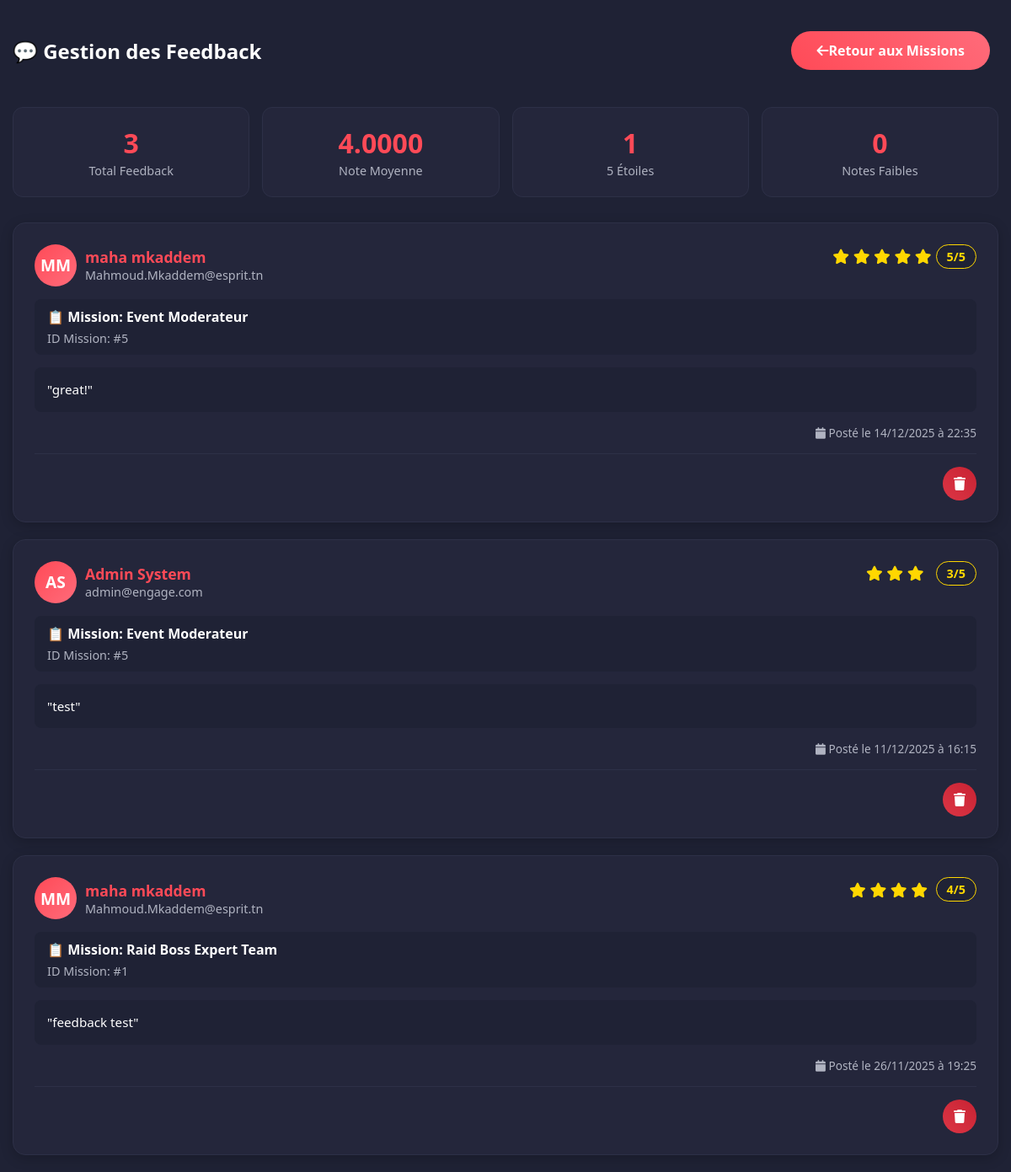
The app's page /view/backoffice/feedback/feedbackliste.php, older data.
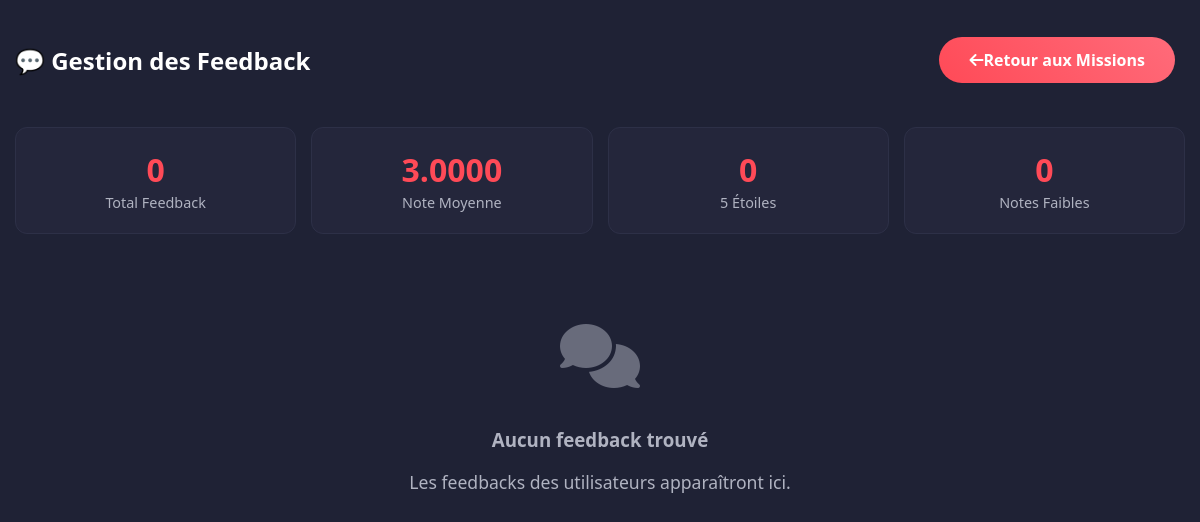
The same page, newer data.
### tables this page shows
CREATE TABLE `feedback` (
  `id` int(11) NOT NULL,
  `id_mission` int(11) NOT NULL,
  `id_utilisateur` int(11) NOT NULL,
  `rating` tinyint(1) NOT NULL CHECK (`rating` >= 1 and `rating` <= 5),
  `commentaire` text DEFAULT NULL,
  `date_feedback` timestamp NOT NULL DEFAULT current_timestamp(),
  `created_at` timestamp NOT NULL DEFAULT current_timestamp(),
  `updated_at` timestamp NOT NULL DEFAULT current_timestamp() ON UPDATE current_timestamp()
);

CREATE TABLE `utilisateur` (
  `id_util` int(11) NOT NULL,
  `prenom` varchar(100) NOT NULL,
  `nom` varchar(100) NOT NULL,
  `dt_naiss` date DEFAULT NULL,
  `mail` varchar(150) NOT NULL,
  `num` varchar(20) DEFAULT NULL,
  `mdp` varchar(255) NOT NULL,
  `typee` enum('admin','client') NOT NULL DEFAULT 'client',
  `q1` varchar(255) DEFAULT NULL,
  `rp1` varchar(255) DEFAULT NULL,
  `q2` varchar(255) DEFAULT NULL,
  `rp2` varchar(255) DEFAULT NULL,
  `auth` varchar(20) DEFAULT 'desactive',
  `img` varchar(255) DEFAULT NULL,
  `face` text DEFAULT NULL COMMENT 'Face.js descriptor for facial recognition',
  `created_at` timestamp NOT NULL DEFAULT current_timestamp()
);

CREATE TABLE `missions` (
  `id` int(11) NOT NULL,
  `titre` varchar(255) NOT NULL,
  `jeu` varchar(100) NOT NULL,
  `theme` varchar(100) DEFAULT NULL,
  `niveau_difficulte` enum('Facile','Moyen','Difficile','Expert') DEFAULT 'Moyen',
  `description` text NOT NULL,
  `competences_requises` text DEFAULT NULL,
  `salaire_propose` decimal(10,2) DEFAULT NULL,
  `duree_estimee` varchar(100) DEFAULT NULL,
  `nombre_places` int(11) NOT NULL DEFAULT 1,
  `date_creation` timestamp NOT NULL DEFAULT current_timestamp(),
  `date_debut` date DEFAULT NULL,
  `date_fin` date DEFAULT NULL,
  `statut` enum('Ouverte','Fermee','En_cours','Terminee') NOT NULL DEFAULT 'Ouverte',
  `createur_id` int(11) DEFAULT NULL,
  `partenaire_id` int(11) DEFAULT NULL
);

### db_config.php (called while the page is built, shortened)
<?php
if (!class_exists('config')) {
    class config
    {
        public static function getConnexion()
        {
            $host = "localhost";
            $db   = "projetweb3";
            $user = "root";
            $pass = "";
            $dsn = "mysql:host=$host;dbname=$db;charset=utf8";
            try {
                $pdo = new PDO($dsn, $user, $pass);
                $pdo->setAttribute(PDO::ATTR_ERRMODE, PDO::ERRMODE_EXCEPTION);
                return $pdo;
            } catch (PDOException $e) {
                die("Erreur de connexion : " . $e->getMessage());
            }
        }
    }
}

### controller/feedbackcontroller.php (called while the page is built, shortened)
<?php
require_once __DIR__ . '/../db_config.php';
class feedbackcontroller
{
    private $db;
    public function __construct()
    {
        $this->db = config::getConnexion();
    }
    public function getPlatformAverageRating()
    {
        try {
            $sql = "SELECT AVG(rating) as avg_rating FROM feedback";
            $stmt = $this->db->prepare($sql);
            $stmt->execute();
            $result = $stmt->fetch(PDO::FETCH_ASSOC);
            return $result['avg_rating'] ?: 0;
        } catch (PDOException $e) {
            error_log("Feedback table error: " . $e->getMessage());
            return 0;
        }
    }
    public function getAllFeedbacks()
    {
        try {
            $sql = "SELECT f.*, u.prenom, u.nom, u.mail, m.titre as mission_titre
                    FROM feedback f
                    JOIN utilisateur u ON f.id_utilisateur = u.id_util
                    JOIN missions m ON f.id_mission = m.id
                    ORDER BY f.date_feedback DESC";
            $stmt = $this->db->prepare($sql);
            $stmt->execute();
            return $stmt->fetchAll(PDO::FETCH_ASSOC);
        } catch (PDOException $e) {
            error_log("Feedback table error: " . $e->getMessage());
            return [];
        }
    }
}
?>

### view/backoffice/feedback/feedbackliste.php (the view, shortened to what the changed rows need)
<?php
require_once __DIR__ . '/../../../controller/feedbackcontroller.php';
$feedbackcontroller = new feedbackcontroller();
$feedbacks = $feedbackcontroller->getAllFeedbacks();
?>
<!DOCTYPE html>
<html lang="fr">
<head>
    <link rel="stylesheet" href="../assets/css/custom-backoffice.css">
    <link rel="stylesheet" href="https://cdnjs.cloudflare.com/ajax/libs/font-awesome/6.5.0/css/all.min.css">
</head>
<body>
<div class="container mt-4">
    <div class="feedbacks-header">
        <h2 class="text-white">💬 Gestion des Feedback</h2>
    </div>
    <div class="feedbacks-stats">
        <div class="feedback-stat-card">
            <span class="feedback-stat-number"><?= count($feedbacks) ?></span>
            <span class="feedback-stat-label">Total Feedback</span>
        </div>
        <div class="feedback-stat-card">
            <span class="feedback-stat-number">
                <?= $feedbackcontroller->getPlatformAverageRating() ?>
            </span>
            <span class="feedback-stat-label">Note Moyenne</span>
        </div>
        <div class="feedback-stat-card">
            <span class="feedback-stat-number">
                <?= count(array_filter($feedbacks, fn($f) => $f['rating'] == 5)) ?>
            </span>
            <span class="feedback-stat-label">5 Étoiles</span>
        </div>
    </div>
    <?php if (empty($feedbacks)): ?>
        <div class="empty-state">
            <i class="fas fa-comments"></i>
            <h3>Aucun feedback trouvé</h3>
            <p>Les feedbacks des utilisateurs apparaîtront ici.</p>
        </div>
    <?php else: ?>
        <div class="feedbacks-list">
            <?php foreach ($feedbacks as $feedback): ?>
                <div class="feedback-card">
                    <div class="feedback-header">
                        <div class="feedback-user">
                            <div class="feedback-avatar">
                                <?= strtoupper(substr($feedback['prenom'], 0, 1) . substr($feedback['nom'], 0, 1)) ?>
                            </div>
                            <div class="feedback-user-info">
                                <h4><?= htmlspecialchars($feedback['prenom'] . ' ' . $feedback['nom']) ?></h4>
                                <p><?= htmlspecialchars($feedback['mail']) ?></p>
                            </div>
                        </div>
                        <div class="feedback-rating">
                            <div class="feedback-stars">
                                <?php for ($i = 1; $i <= 5; $i++): ?>
                                    <i class="fas fa-star<?= $i <= $feedback['rating'] ? '' : '-o' ?>"></i>
                                <?php endfor; ?>
                            </div>
                            <span class="feedback-rating-number"><?= $feedback['rating'] ?>/5</span>
                        </div>
                    </div>
                    <div class="feedback-mission">
                        <h5>📋 Mission: <?= htmlspecialchars($feedback['mission_titre']) ?></h5>
                        <p>ID Mission: #<?= $feedback['id_mission'] ?></p>
                    </div>
                    <?php if (!empty($feedback['commentaire'])): ?>
                        <div class="feedback-comment">
                            <p>"<?= nl2br(htmlspecialchars($feedback['commentaire'])) ?>"</p>
                        </div>
                    <?php endif; ?>
                    <div class="feedback-date">
                        <i class="fas fa-calendar me-2"></i>
                        Posté le <?= date('d/m/Y à H:i', strtotime($feedback['date_feedback'])) ?>
                    </div>
                    <div class="feedback-actions">
                        <a href="feedbackliste.php?delete_id=<?= $feedback['id'] ?>"
                           class="btn-icon btn-supprimer"
                           title="Supprimer ce feedback"
                           onclick="return confirm('Êtes-vous sûr de vouloir supprimer ce feedback ? Cette action est irréversible.');">
                            <i class="fas fa-trash"></i>
                        </a>
                    </div>
                </div>
            <?php endforeach; ?>
        </div>
    <?php endif; ?>
</div>
</body>
</html>

Row changes from the older to the newer data that the page shows:
no longer on this page (row edited): feedback: id_utilisateur.nom "MM", id_utilisateur.nom "maha mkaddem", id_utilisateur.mail "Mahmoud.Mkaddem@esprit.tn", rating "5", id_mission.titre "Event Moderateur", id_mission "5", commentaire "great!", date_feedback "14/12/2025 à 22:35"
no longer on this page (row edited): feedback: id_utilisateur.nom "AS", id_utilisateur.nom "Admin System", id_utilisateur.mail "admin@engage.com", rating "3", id_mission.titre "Event Moderateur", id_mission "5", commentaire "test", date_feedback "11/12/2025 à 16:15"
no longer on this page (row edited): feedback: id_utilisateur.nom "MM", id_utilisateur.nom "maha mkaddem", id_utilisateur.mail "Mahmoud.Mkaddem@esprit.tn", rating "4", id_mission.titre "Raid Boss Expert Team", id_mission "1", commentaire "feedback test", date_feedback "26/11/2025 à 19:25"
Text that changed along with them:
count($feedbacks): "3" → "0"
$feedbackcontroller->getPlatformAverageRating(): "4.0000" → "3.0000"
count(array_filter($feedbacks, fn($f) => $f['rating'] == 5)): "1" → "0"
text now shown: "Aucun feedback trouvé Les feedbacks des utilisateurs apparaîtront ici."
